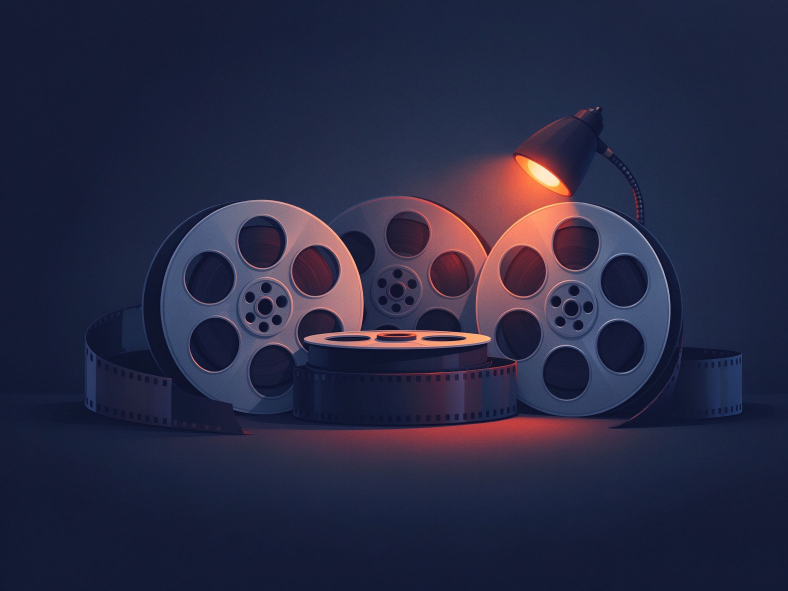
#> input picture assets/design/design_empty_project_1024x768.png, 2364 x 1773 px (shown at 1/3 size)
$ python -i features.py   (imports and definitions only)
#> lines starting #> are read from the running program, lines starting #| are printed output that depends on the picture; after the words box and inside, x2 and y2 are one past the last pixel; in counts of white or black regions, pixels touching at a corner belong together
from __future__ import annotations

import cv2
import numpy as np


def extract_frame_feature(frame_path: str) -> dict[str, object]:
    image = cv2.imread(frame_path, cv2.IMREAD_COLOR)
#> image is the input picture: shape (1773, 2364, 3); mean B, G, R 67.1, 41.3, 40.3
    if image is None:
        raise ValueError(f"无法读取帧：{frame_path}")

    height, width = image.shape[:2]
#> height = 1773; width = 2364
    if width > 320:
        scale = 320.0 / width
#> scale = 0.135
        image = cv2.resize(
            image,
            (320, max(2, round(height * scale))),
            interpolation=cv2.INTER_AREA,
        )
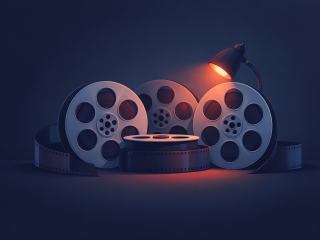
#> image: shape (240, 320, 3); mean B, G, R 67.1, 41.3, 40.3

    hsv = cv2.cvtColor(image, cv2.COLOR_BGR2HSV)
#> hsv: shape (240, 320, 3); mean H, S, V 115.6, 139.6, 71.9
    gray = cv2.cvtColor(image, cv2.COLOR_BGR2GRAY)
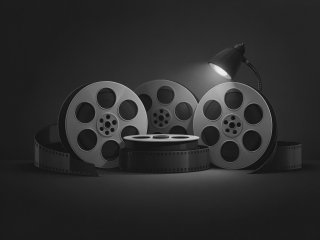
#> gray: shape (240, 320); min 18, max 238, mean 44

    hue_histogram = cv2.calcHist([hsv], [0], None, [32], [0, 180]).astype(np.float64).ravel()
#> hue_histogram = 32 values, max 46465 at index 20, min 0 at index 4, mean 2400
    hue_sum = float(hue_histogram.sum())
#> hue_sum = 76800
    if hue_sum > 0:
        hue_histogram /= hue_sum
#> hue_histogram = 32 values, max 0.605 at index 20, min 0 at index 4, mean 0.0312

    value_histogram = cv2.calcHist([hsv], [2], None, [32], [0, 256]).astype(np.float64).ravel()
#> value_histogram = 32 values, max 21419 at index 6, min 0 at index 0, mean 2400
    value_sum = float(value_histogram.sum())
#> value_sum = 76800
    if value_sum > 0:
        value_histogram /= value_sum
#> value_histogram = 32 values, max 0.279 at index 6, min 0 at index 0, mean 0.0312

    edge_mask = cv2.Canny(gray, 100, 200)
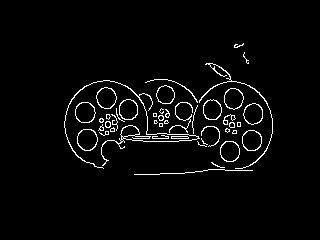
#> edge_mask: shape (240, 320); 3.2% white in thin lines or dots, all inside (x1, y1, x2, y2) = (64, 43, 273, 175)
    edge_ratio = float(cv2.countNonZero(edge_mask) / max(1, gray.shape[0] * gray.shape[1]))
#> edge_ratio = 0.0318

    grid_values: list[float] = []
    for row_band in np.array_split(gray, 3, axis=0):
        for cell in np.array_split(row_band, 3, axis=1):
            grid_values.append(float(cell.mean() / 255.0) if cell.size else 0.0)
#> this loop made 3 passes
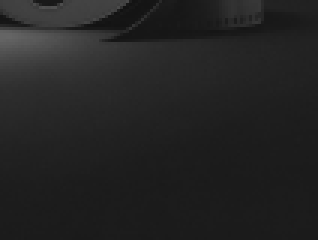
#> cell: shape (80, 106) (shown 3 times larger); min 18, max 101, mean 35.3
#> after the loop, grid_values = [0.121, 0.178, 0.168, 0.167, 0.284, 0.214, 0.122, 0.159, 0.138]

    return {
        "s": float(hsv[:, :, 1].mean() / 255.0),
        "c": float(min(1.0, gray.std() / 127.5)),
        "v": float(hsv[:, :, 2].mean() / 255.0),
        "h": hue_histogram.tolist(),
        "hv": value_histogram.tolist(),
        "edge": edge_ratio,
        "grid": grid_values,
    }


def extract_features(frame_paths: list[str], progress=None) -> list[dict[str, object]]:
    features: list[dict[str, object]] = []
    total = len(frame_paths)
    step = max(1, total // 20)
    for index, frame_path in enumerate(frame_paths):
        features.append(extract_frame_feature(frame_path))
        if progress is not None and (index % step == 0 or index + 1 == total):
            progress(round((index + 1) / total * 100))
    return features

>>> result = extract_frame_feature('../../../../assets/design/design_empty_project_1024x768.png')
#> result = 7 items

$ run again, on assets/design/design_empty_shots_1024x768.png
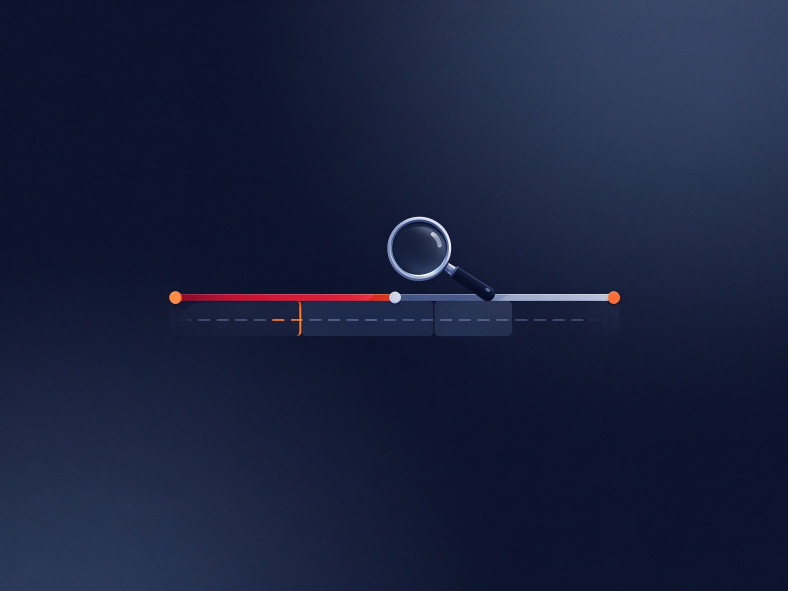
#> input picture assets/design/design_empty_shots_1024x768.png, 2364 x 1773 px (shown at 1/3 size)
#> in extract_frame_feature, image is the input picture: shape (1773, 2364, 3); mean B, G, R 61.2, 33.3, 25.5
#> image: shape (240, 320, 3)
#> hsv: shape (240, 320, 3); mean H, S, V 113.2, 157.6, 61.7
#> in extract_frame_feature, `hue_histogram = cv2.calcHist([hsv], [0], None, [32], [0, 180]).astype(..`: hue_histogram = 32 values, max 52143 at index 20, min 0 at index 3, mean 2400
#> hue_sum = 76800
#> in extract_frame_feature, `hue_histogram /= hue_sum`: hue_histogram = 32 values, max 0.679 at index 20, min 0 at index 3, mean 0.0312
#> in extract_frame_feature, `value_histogram = cv2.calcHist([hsv], [2], None, [32], [0, 256]).astyp..`: value_histogram = 32 values, max 26504 at index 5, min 0 at index 0, mean 2400
#> value_sum = 76800
#> in extract_frame_feature, `value_histogram /= value_sum`: value_histogram = 32 values, max 0.345 at index 5, min 0 at index 0, mean 0.0312
#> in extract_frame_feature, `edge_mask = cv2.Canny(gray, 100, 200)`:
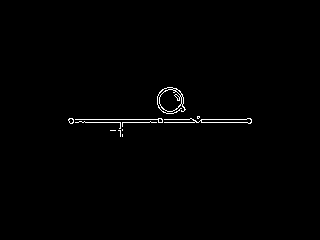
#> edge_mask: shape (240, 320); 0.78% white in thin lines or dots, all inside (x1, y1, x2, y2) = (68, 87, 252, 137)
#> edge_ratio = 0.00776
#> the loop in extract_frame_feature, `for row_band in np.array_split(gray, 3, axis=0):` made 3 passes
#> after the loop in extract_frame_feature, `for row_band in np.array_split(gray, 3, axis=0):`:
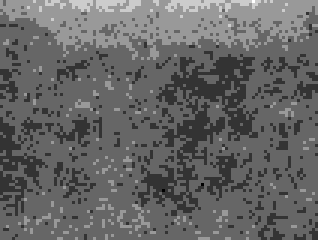
#> cell: shape (80, 106) (shown 3 times larger); min 19, max 24, mean 21; drawn with min black and max white
#> after the loop in extract_frame_feature, `for row_band in np.array_split(gray, 3, axis=0):`: grid_values = [0.0809, 0.144, 0.235, 0.104, 0.138, 0.141, 0.174, 0.106, 0.0823]
#> result = 7 items

$ run again, on assets/design/design_empty_stills_1024x768.png
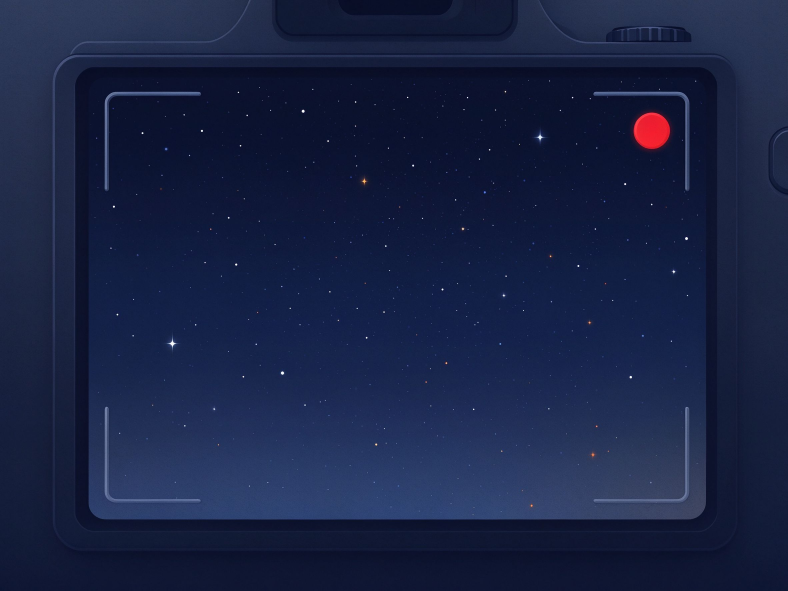
#> input picture assets/design/design_empty_stills_1024x768.png, 2364 x 1773 px (shown at 1/3 size)
#> in extract_frame_feature, image is the input picture: shape (1773, 2364, 3); mean B, G, R 67.6, 34.4, 24.3
#> image: shape (240, 320, 3)
#> hsv: shape (240, 320, 3); mean H, S, V 113.1, 169.8, 68
#> in extract_frame_feature, `hue_histogram = cv2.calcHist([hsv], [0], None, [32], [0, 180]).astype(..`: hue_histogram = 32 values, max 44320 at index 20, min 0 at index 3, mean 2400
#> hue_sum = 76800
#> in extract_frame_feature, `hue_histogram /= hue_sum`: hue_histogram = 32 values, max 0.577 at index 20, min 0 at index 3, mean 0.0312
#> in extract_frame_feature, `value_histogram = cv2.calcHist([hsv], [2], None, [32], [0, 256]).astyp..`: value_histogram = 32 values, max 14353 at index 6, min 0 at index 0, mean 2400
#> value_sum = 76800
#> in extract_frame_feature, `value_histogram /= value_sum`: value_histogram = 32 values, max 0.187 at index 6, min 0 at index 0, mean 0.0312
#> in extract_frame_feature, `edge_mask = cv2.Canny(gray, 100, 200)`:
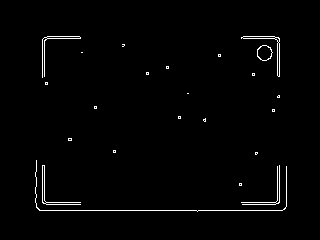
#> edge_mask: shape (240, 320); 1.5% white in thin lines or dots, all inside (x1, y1, x2, y2) = (35, 36, 287, 212)
#> edge_ratio = 0.0145
#> the loop in extract_frame_feature, `for row_band in np.array_split(gray, 3, axis=0):` made 3 passes
#> after the loop in extract_frame_feature, `for row_band in np.array_split(gray, 3, axis=0):`:
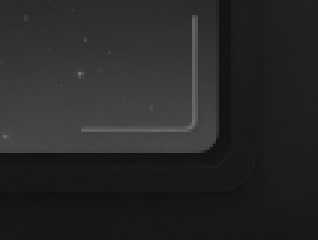
#> cell: shape (80, 106) (shown 3 times larger); min 17, max 116, mean 39.5
#> after the loop in extract_frame_feature, `for row_band in np.array_split(gray, 3, axis=0):`: grid_values = [0.145, 0.0911, 0.14, 0.131, 0.125, 0.128, 0.152, 0.172, 0.155]
#> result = 7 items
